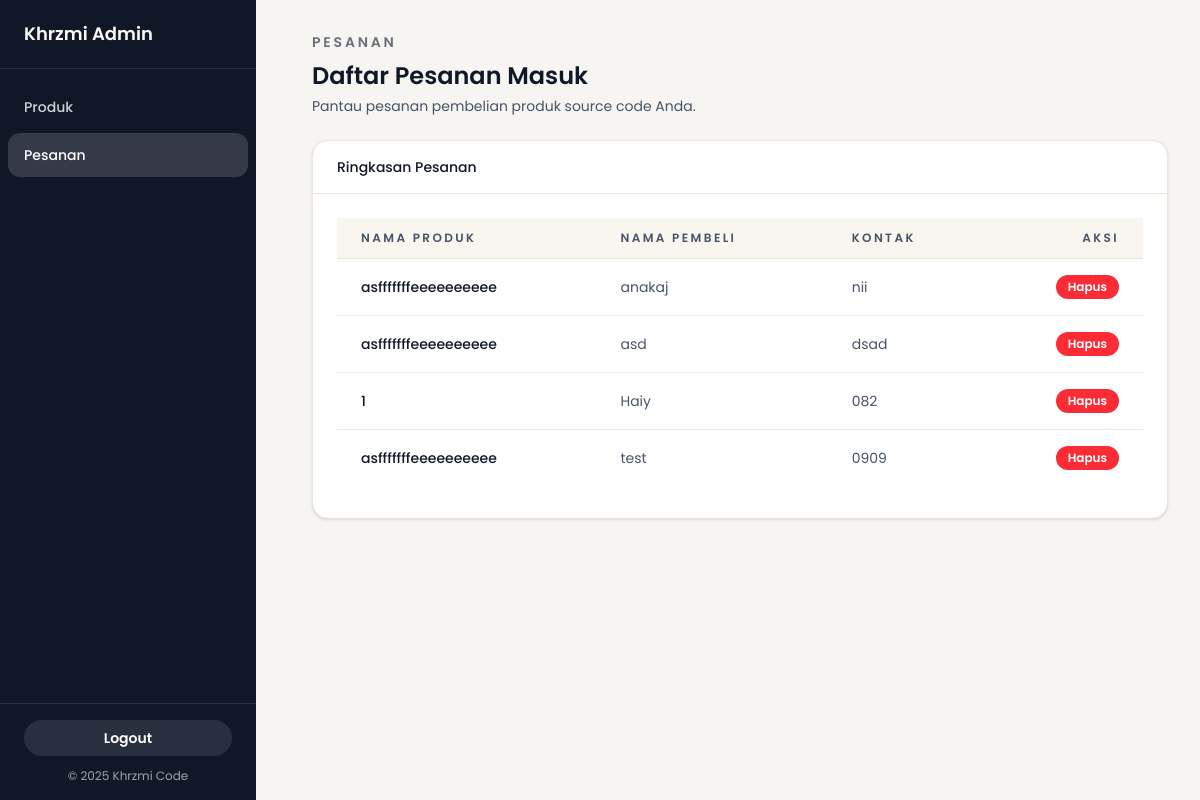
The app's page /admin/orders.php (signed in) with its own data.
### tables this page shows
CREATE TABLE `orders` (
  `id` int(10) UNSIGNED NOT NULL,
  `produk_id` int(10) UNSIGNED NOT NULL,
  `nama_pembeli` varchar(150) NOT NULL,
  `kontak` varchar(150) NOT NULL,
  `catatan` text DEFAULT NULL,
  `link_produk` varchar(255) DEFAULT NULL,
  `created_at` timestamp NOT NULL DEFAULT current_timestamp()
);

CREATE TABLE `produk` (
  `id` int(10) UNSIGNED NOT NULL,
  `nama_produk` varchar(150) NOT NULL,
  `subjudul_produk` varchar(200) NOT NULL,
  `kategori_produk` enum('Laravel','React','PHP Native','HTML CSS JS') NOT NULL,
  `tech_stack` text NOT NULL,
  `tanggal_update` date NOT NULL,
  `harga_produk` bigint(20) UNSIGNED NOT NULL,
  `gambar_produk` varchar(255) NOT NULL,
  `link_produk` varchar(255) DEFAULT NULL,
  `dibuat_pada` timestamp NOT NULL DEFAULT current_timestamp(),
  `diperbarui_pada` timestamp NOT NULL DEFAULT current_timestamp() ON UPDATE current_timestamp()
);

### admin/orders.php (the view, shortened to what this page needs)
<?php
require_once '../config/db.php';
$sql = "SELECT o.id, p.nama_produk, o.nama_pembeli, o.kontak
        FROM orders o
        JOIN produk p ON o.produk_id = p.id
        ORDER BY o.created_at DESC";
$result = $conn->query($sql);
?>
<!DOCTYPE html>
<html lang="id">
<head>
  <script src="https://cdn.jsdelivr.net/npm/@tailwindcss/browser@4"></script>
  <link rel="stylesheet" href="../styles.css">
</head>
<body class="bg-[#f6f5f2] text-[#101828]">
  <div class="flex min-h-screen bg-[#f6f5f2] lg:gap-6 xl:gap-8">
    <?php include __DIR__ . '/components/sidebar.php'; ?>
    <main class="flex-1">
      <div class="w-full px-4 py-6 sm:px-6 lg:px-8 lg:py-8">
        <div class="mx-auto flex max-w-6xl flex-col gap-6">
          <div>
            <p class="text-sm font-semibold uppercase tracking-[0.2em] text-[#101828]/60">Pesanan</p>
            <h1 class="mt-2 text-2xl font-semibold text-[#101828]">Daftar Pesanan Masuk</h1>
            <p class="mt-1 text-sm text-[#475467]">Pantau pesanan pembelian produk source code Anda.</p>
          </div>
          <div class="overflow-hidden rounded-2xl border border-[#ece5d8] bg-white shadow-sm">
            <div class="flex flex-wrap items-center justify-between gap-3 border-b border-[#ece5d8] px-4 py-4 sm:px-6">
              <div class="text-sm font-medium text-[#101828]">Ringkasan Pesanan</div>
            </div>
            <div class="space-y-2 p-4 sm:p-6">
              <div class="hidden md:block overflow-x-auto">
                <table class="w-full divide-y divide-[#ece5d8]">
                  <thead class="bg-[#f9f6f0]">
                    <tr>
                      <th class="px-6 py-3 text-left text-xs font-semibold uppercase tracking-[0.2em] text-[#475467]">Nama Produk</th>
                      <th class="px-6 py-3 text-left text-xs font-semibold uppercase tracking-[0.2em] text-[#475467]">Nama Pembeli</th>
                      <th class="px-6 py-3 text-left text-xs font-semibold uppercase tracking-[0.2em] text-[#475467]">Kontak</th>
                      <th class="px-6 py-3 text-right text-xs font-semibold uppercase tracking-[0.2em] text-[#475467]">Aksi</th>
                    </tr>
                  </thead>
                  <tbody class="divide-y divide-[#f2eadd] bg-white text-sm text-[#101828]">
                    <?php if ($result && $result->num_rows > 0): ?>
                      <?php while ($order = $result->fetch_assoc()): ?>
                        <tr>
                          <td class="px-6 py-4 font-medium text-[#101828]"><?= htmlspecialchars($order['nama_produk']); ?></td>
                          <td class="px-6 py-4 text-[#475467]"><?= htmlspecialchars($order['nama_pembeli']); ?></td>
                          <td class="px-6 py-4 text-[#475467]"><?= htmlspecialchars($order['kontak']); ?></td>
                          <td class="px-6 py-4 text-right">
                            <a
                              href="service/DeleteOrderService.php?id=<?= urlencode((string) $order['id']); ?>"
                              onclick="return confirm('Yakin ingin menghapus pesanan ini?');"
                              class="inline-flex items-center rounded-full bg-red-500 px-3 py-1 text-xs font-semibold text-white transition hover:bg-red-600">
                              Hapus
                            </a>
                          </td>
                        </tr>
                      <?php endwhile; ?>
                    <?php else: ?>
                      <tr>
                        <td colspan="4" class="px-6 py-6 text-center text-sm text-[#475467]">Belum ada pesanan yang masuk.</td>
                      </tr>
                    <?php endif; ?>
                  </tbody>
                </table>
              </div>
            </div>
          </div>
        </div>
      </div>
    </main>
  </div>
</body>
</html>

### styles.css (style rules this page uses)
body { font-family: "Poppins", sans-serif; }

### records on screen
orders: produk.nama_produk "asfffffffeeeeeeeeee", nama_pembeli "anakaj", kontak "nii"
orders: produk.nama_produk "asfffffffeeeeeeeeee", nama_pembeli "asd", kontak "dsad"
orders: produk.nama_produk "1", nama_pembeli "Haiy", kontak "082"
orders: produk.nama_produk "asfffffffeeeeeeeeee", nama_pembeli "test", kontak "0909"

### other values on screen
$judulSidebar "Khrzmi Admin"
$teksMenu "Produk"
$teksMenu "Pesanan"
